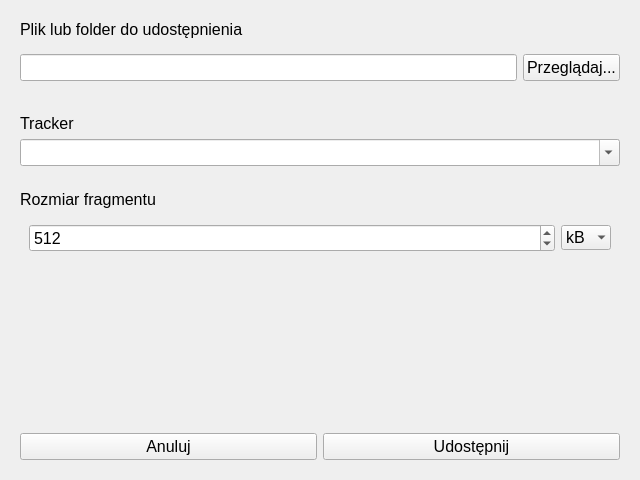
<?xml version="1.0" encoding="UTF-8"?>
<ui version="4.0">
 <class>ShareFileWindow</class>
 <widget class="QWidget" name="ShareFileWindow">
  <property name="windowModality">
   <enum>Qt::ApplicationModal</enum>
  </property>
  <property name="geometry">
   <rect>
    <x>0</x>
    <y>0</y>
    <width>640</width>
    <height>480</height>
   </rect>
  </property>
  <property name="sizePolicy">
   <sizepolicy hsizetype="Preferred" vsizetype="Preferred">
    <horstretch>0</horstretch>
    <verstretch>0</verstretch>
   </sizepolicy>
  </property>
  <property name="font">
   <font>
    <pointsize>12</pointsize>
   </font>
  </property>
  <property name="focusPolicy">
   <enum>Qt::StrongFocus</enum>
  </property>
  <property name="contextMenuPolicy">
   <enum>Qt::NoContextMenu</enum>
  </property>
  <property name="windowTitle">
   <string>Udostępnij nowy plik</string>
  </property>
  <layout class="QVBoxLayout" name="verticalLayout">
   <item>
    <widget class="QWidget" name="widget_5" native="true">
     <property name="sizePolicy">
      <sizepolicy hsizetype="Preferred" vsizetype="Preferred">
       <horstretch>0</horstretch>
       <verstretch>0</verstretch>
      </sizepolicy>
     </property>
     <layout class="QVBoxLayout" name="verticalLayout_2">
      <item>
       <widget class="QLabel" name="label">
        <property name="sizePolicy">
         <sizepolicy hsizetype="Preferred" vsizetype="Preferred">
          <horstretch>0</horstretch>
          <verstretch>0</verstretch>
         </sizepolicy>
        </property>
        <property name="text">
         <string>Plik lub folder do udostępnienia</string>
        </property>
       </widget>
      </item>
      <item>
       <widget class="QWidget" name="widget_2" native="true">
        <property name="sizePolicy">
         <sizepolicy hsizetype="Preferred" vsizetype="Preferred">
          <horstretch>0</horstretch>
          <verstretch>0</verstretch>
         </sizepolicy>
        </property>
        <layout class="QHBoxLayout" name="horizontalLayout">
         <property name="leftMargin">
          <number>0</number>
         </property>
         <property name="rightMargin">
          <number>0</number>
         </property>
         <item>
          <widget class="QLineEdit" name="fileName"/>
         </item>
         <item>
          <widget class="QPushButton" name="listFiles">
           <property name="sizePolicy">
            <sizepolicy hsizetype="Minimum" vsizetype="Fixed">
             <horstretch>0</horstretch>
             <verstretch>0</verstretch>
            </sizepolicy>
           </property>
           <property name="text">
            <string>Przeglądaj...</string>
           </property>
          </widget>
         </item>
        </layout>
       </widget>
      </item>
     </layout>
    </widget>
   </item>
   <item>
    <widget class="QWidget" name="widget_4" native="true">
     <property name="sizePolicy">
      <sizepolicy hsizetype="Preferred" vsizetype="Preferred">
       <horstretch>0</horstretch>
       <verstretch>0</verstretch>
      </sizepolicy>
     </property>
     <layout class="QVBoxLayout" name="verticalLayout_3">
      <item>
       <widget class="QLabel" name="label_2">
        <property name="text">
         <string>Tracker</string>
        </property>
       </widget>
      </item>
      <item>
       <widget class="QComboBox" name="trackerURL">
        <property name="sizePolicy">
         <sizepolicy hsizetype="Expanding" vsizetype="Fixed">
          <horstretch>0</horstretch>
          <verstretch>0</verstretch>
         </sizepolicy>
        </property>
        <property name="editable">
         <bool>true</bool>
        </property>
       </widget>
      </item>
     </layout>
    </widget>
   </item>
   <item>
    <widget class="QWidget" name="widget" native="true">
     <layout class="QVBoxLayout" name="verticalLayout_4">
      <item>
       <widget class="QLabel" name="label_3">
        <property name="text">
         <string>Rozmiar fragmentu</string>
        </property>
       </widget>
      </item>
      <item>
       <widget class="QWidget" name="widget_2" native="true">
        <layout class="QHBoxLayout" name="horizontalLayout_3">
         <item>
          <widget class="QSpinBox" name="pieceSize">
           <property name="sizePolicy">
            <sizepolicy hsizetype="Expanding" vsizetype="Fixed">
             <horstretch>0</horstretch>
             <verstretch>0</verstretch>
            </sizepolicy>
           </property>
           <property name="accelerated">
            <bool>true</bool>
           </property>
           <property name="minimum">
            <number>1</number>
           </property>
           <property name="maximum">
            <number>1023</number>
           </property>
           <property name="value">
            <number>512</number>
           </property>
          </widget>
         </item>
         <item>
          <widget class="QComboBox" name="sizeUnit">
           <property name="sizePolicy">
            <sizepolicy hsizetype="Minimum" vsizetype="Fixed">
             <horstretch>0</horstretch>
             <verstretch>0</verstretch>
            </sizepolicy>
           </property>
           <property name="currentText">
            <string>kB</string>
           </property>
           <property name="currentIndex">
            <number>1</number>
           </property>
           <property name="maxVisibleItems">
            <number>3</number>
           </property>
           <property name="frame">
            <bool>false</bool>
           </property>
           <item>
            <property name="text">
             <string>B</string>
            </property>
           </item>
           <item>
            <property name="text">
             <string>kB</string>
            </property>
           </item>
           <item>
            <property name="text">
             <string>MB</string>
            </property>
           </item>
          </widget>
         </item>
        </layout>
       </widget>
      </item>
     </layout>
    </widget>
   </item>
   <item>
    <spacer name="verticalSpacer">
     <property name="orientation">
      <enum>Qt::Vertical</enum>
     </property>
     <property name="sizeHint" stdset="0">
      <size>
       <width>20</width>
       <height>40</height>
      </size>
     </property>
    </spacer>
   </item>
   <item>
    <widget class="QWidget" name="widget_3" native="true">
     <property name="sizePolicy">
      <sizepolicy hsizetype="Expanding" vsizetype="Preferred">
       <horstretch>0</horstretch>
       <verstretch>0</verstretch>
      </sizepolicy>
     </property>
     <layout class="QHBoxLayout" name="horizontalLayout_2">
      <item>
       <widget class="QPushButton" name="Cancel">
        <property name="text">
         <string>Anuluj</string>
        </property>
       </widget>
      </item>
      <item>
       <widget class="QPushButton" name="Share">
        <property name="text">
         <string>Udostępnij</string>
        </property>
       </widget>
      </item>
     </layout>
    </widget>
   </item>
  </layout>
 </widget>
 <resources/>
 <connections/>
</ui>
